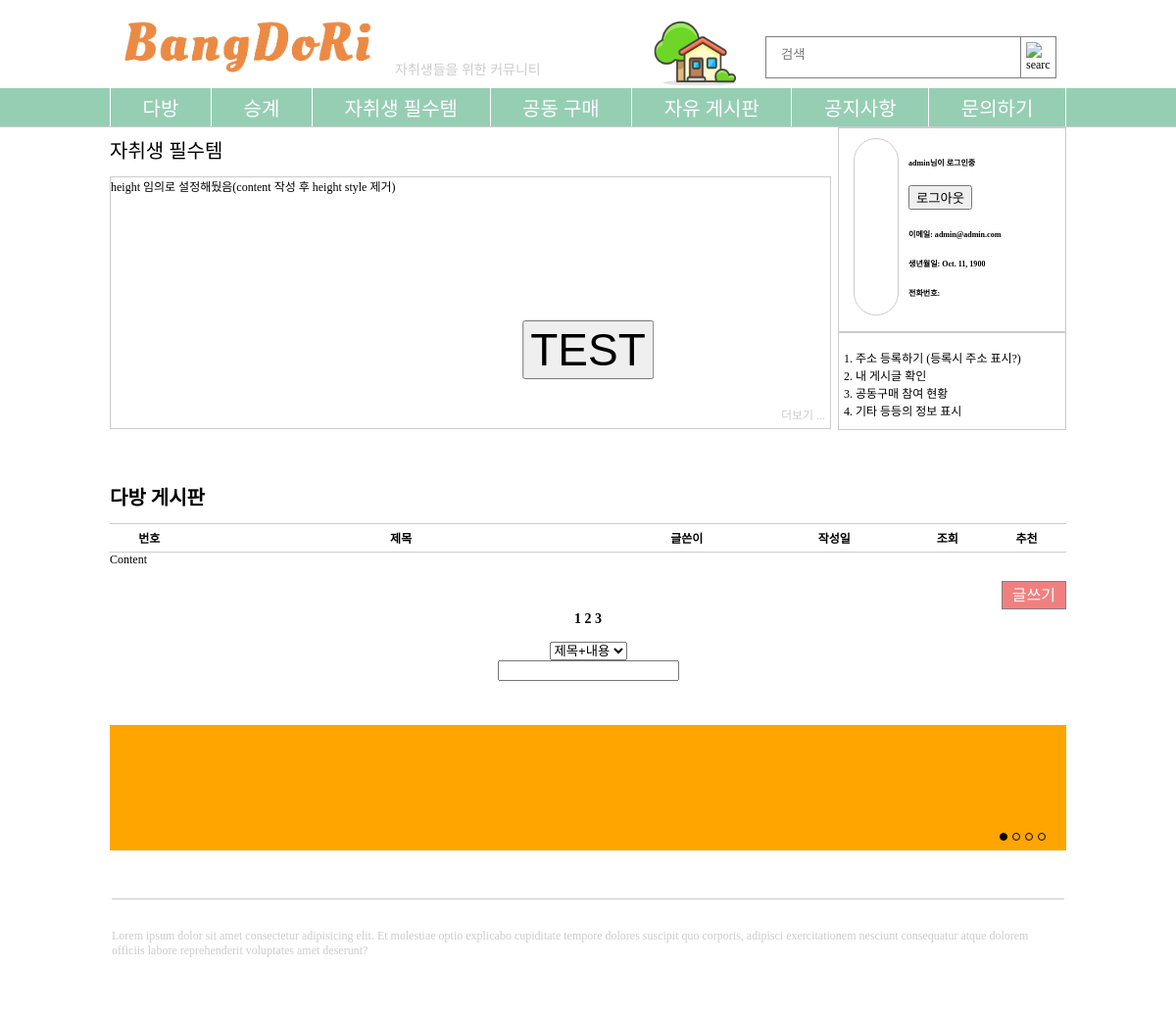
The page /index/dabang/ (signed in) on the database as committed earlier.
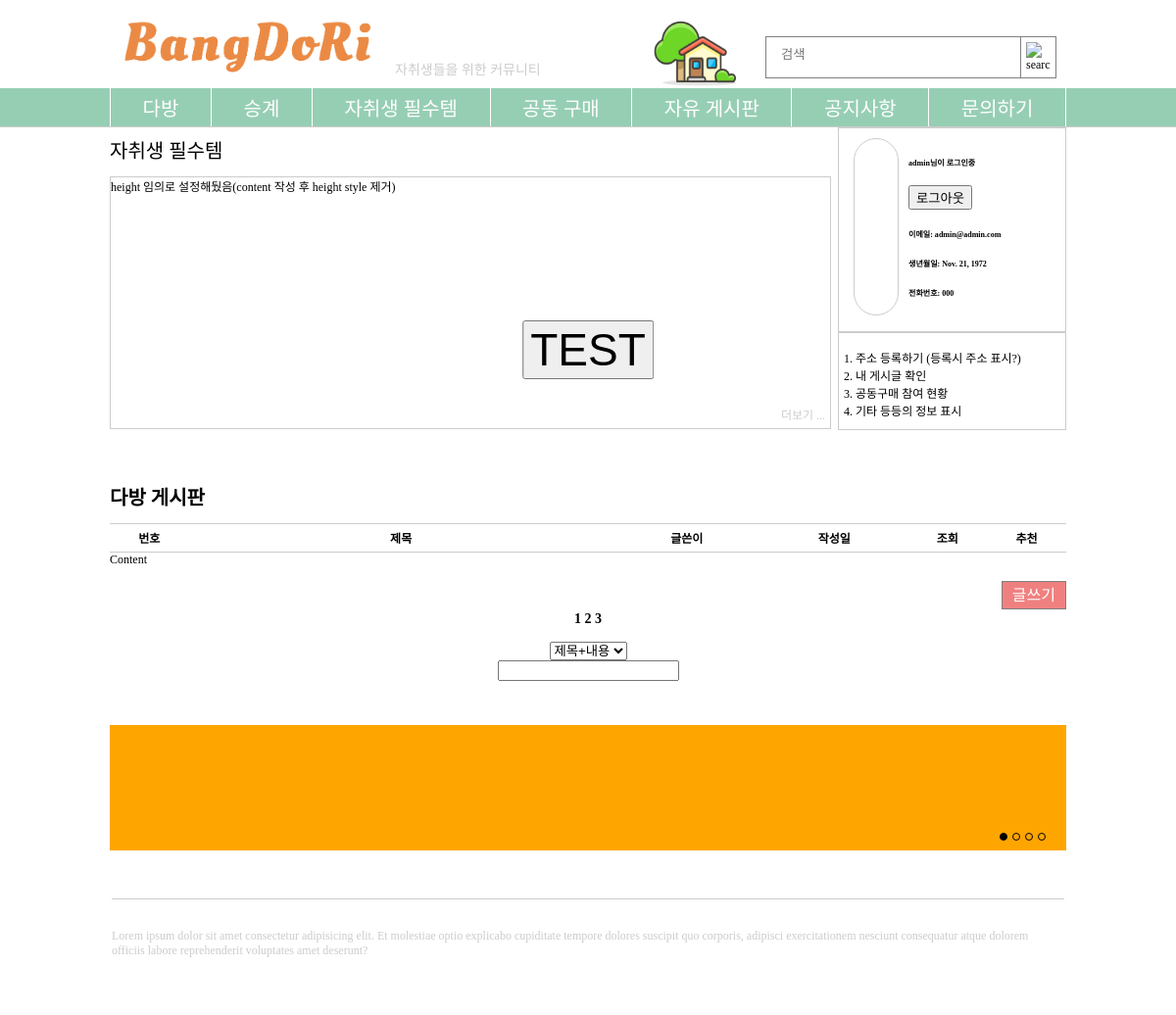
The same page on the database as committed later.
### bangdori/models.py (models this page shows, shortened)
class CustomerUser(AbstractUser):
    ''' # 부모 클래스에서 제공하는 부분은 비활성화
    # userid = models.CharField(
    #     max_length=50, db_column='userid', verbose_name='userid', primary_key=True)
    # passwd = models.CharField(
    #     max_length=50, db_column='passwd', verbose_name='passwd') '''
    email = models.CharField(
        max_length=30, db_column='email', verbose_name='email', blank=True)
    birthday = models.DateField(
        default=datetime.MINYEAR, db_column='birth', verbose_name='birth')
    phone = models.CharField(
        max_length=30, db_column='phone', verbose_name='phone')

### bangdori/views.py (the view)
# urls.py: path('index/dabang/', views.dabang, name='dabang'),
def dabang(request):
    return render(request, 'dabang.html')

### bangdori/templates/dabang.html (shortened to what this page needs)
{% extends 'footer.html' %}
{% load static %}
{% block content %}
    <div class="board">
        <button class="testABC">TEST</button>
        <div class="preview-title board-title">
            <span>다방 게시판</span>
        </div>
        <div class="top-info">
            <div class="id"><span>번호</span></div>
            <div class="title"><span>제목</span></div>
            <div class="writer"><span>글쓴이</span></div>
            <div class="date"><span>작성일</span></div>
            <div class="views"><span>조회</span></div>
            <div class="recommendation"><span>추천</span></div>
        </div>
        <div class="article">
            Content
        </div>
        <div class="lnb">
            <div class="writting-box">
                <a class="writting-btn" href={% url 'write' %}>글쓰기</a>
            </div>
            <div class="paging-box">
                <span>1</span>
                <span>2</span>
                <span>3</span>
            </div>
            <div class="search-box">
                <div class="search-type-box">
                    <select name="search-type" id="">
                        <option value="">제목+내용</option>
                    </select>
                </div>
                <div class="search-keyword">
                    <form action="" method="get">
                        <input type="text"/>
                    </form>
                </div>
            </div>
        </div>
    </div>
{% endblock %}

### bangdori/templates/header.html (shortened to what the changed rows need)
{% extends 'base_index.html' %}
{% load static %}
{% block body %}
    <div class="main dabang_board">
        <div class="container">
            <div class="section">
                <div class="article">
                    {% if request.user.is_authenticated %}
                        <div id="after-login" class="article-box">
                            <div class="login-box after-login">
                                <div class="login-after-user-info">
                                    <div class="login-user-img">
                                    </div>
                                    <div class="login-user-info">
                                        <h6>{{ request.user.username }}님이 로그인중</h6>
                                        <a href={% url 'logout' %}>
                                            <button class="login_btn">로그아웃</button>
                                        <h6>이메일: {{ request.user.email }}</h6>
                                        <h6>생년월일: {{ request.user.birthday }}</h6>
                                        <h6>전화번호: {{ request.user.phone }}</h6>
                                    </div>
                                </div>
                                <hr style="border: 1px solid #ccc;">
                                <div class="login-after-user-bar">
                                    1. 주소 등록하기 (등록시 주소 표시?)
                                    <br>
                                    2. 내 게시글 확인
                                    <br>
                                    3. 공동구매 참여 현황
                                    <br>
                                    4. 기타 등등의 정보 표시
                                </div>
                            </div>
                        </div>
                    {% endif %}
                </div>
            </div>
        </div>
    </div>
{% endblock %}

Rows that differ between the two databases and show on the page:
changed CustomerUser "admin": user.birthday "Oct. 11, 1900" → "Nov. 21, 1972"; user.phone (not shown) → "000"
